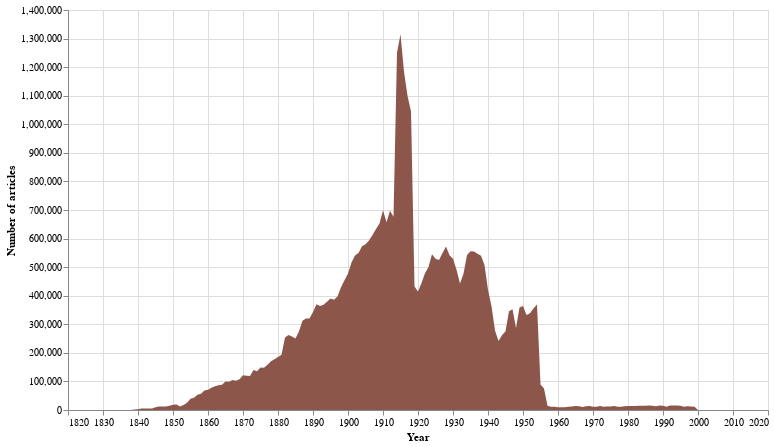

Here is the notebook cell this chart was saved with:
### Markdown cell above
Again we can see the dominance of NSW, and the post-1954 tail of ACT articles. But what's going on in Victoria? Let's zoom in for a closer look.

### Code cell
# Chart of Victoria only
# Filter the dataframe to just show Victoria
alt.Chart(
    df_states_years.loc[df_states_years["state"] == "Victoria"]
).mark_area().encode(
    # Years on the X axis
    x=alt.X("term:Q", axis=alt.Axis(format="c", title="Year")),
    # Number of articles on the Y axis
    y=alt.Y(
        "total_results:Q",
        axis=alt.Axis(format=",d", title="Number of articles"),
        stack=True,
    ),
    # Try to match the color in the chart above
    color=alt.value("#8c564b"),
    # Details on hover
    tooltip=[
        alt.Tooltip("term:Q", title="Year"),
        alt.Tooltip("total_results:Q", title="Articles", format=","),
    ],
).properties(
    width=700, height=400
)

### Figure 1 — Vega-Lite specification as saved in the notebook (floating-point values rounded to 4 significant figures; data arrays with more than 128 entries replaced by an {"elided": "..."} marker saying what was removed)
{"config": {"view": {"continuousWidth": 400, "continuousHeight": 300}}, "data": {"name": "data-e4454ae637260007c5d4c337dd5bbacb"}, "mark": "area", "encoding": {"color": {"value": "#8c564b"}, "tooltip": [{"field": "term", "title": "Year", "type": "quantitative"}, {"field": "total_results", "format": ",", "title": "Articles", "type": "quantitative"}], "x": {"axis": {"format": "c", "title": "Year"}, "field": "term", "type": "quantitative"}, "y": {"axis": {"format": ",d", "title": "Number of articles"}, "field": "total_results", "stack": true, "type": "quantitative"}}, "height": 400, "width": 700, "$schema": "https://vega.github.io/schema/vega-lite/v4.17.0.json", "datasets": {"data-e4454ae637260007c5d4c337dd5bbacb": {"elided": "166 records"}}}
